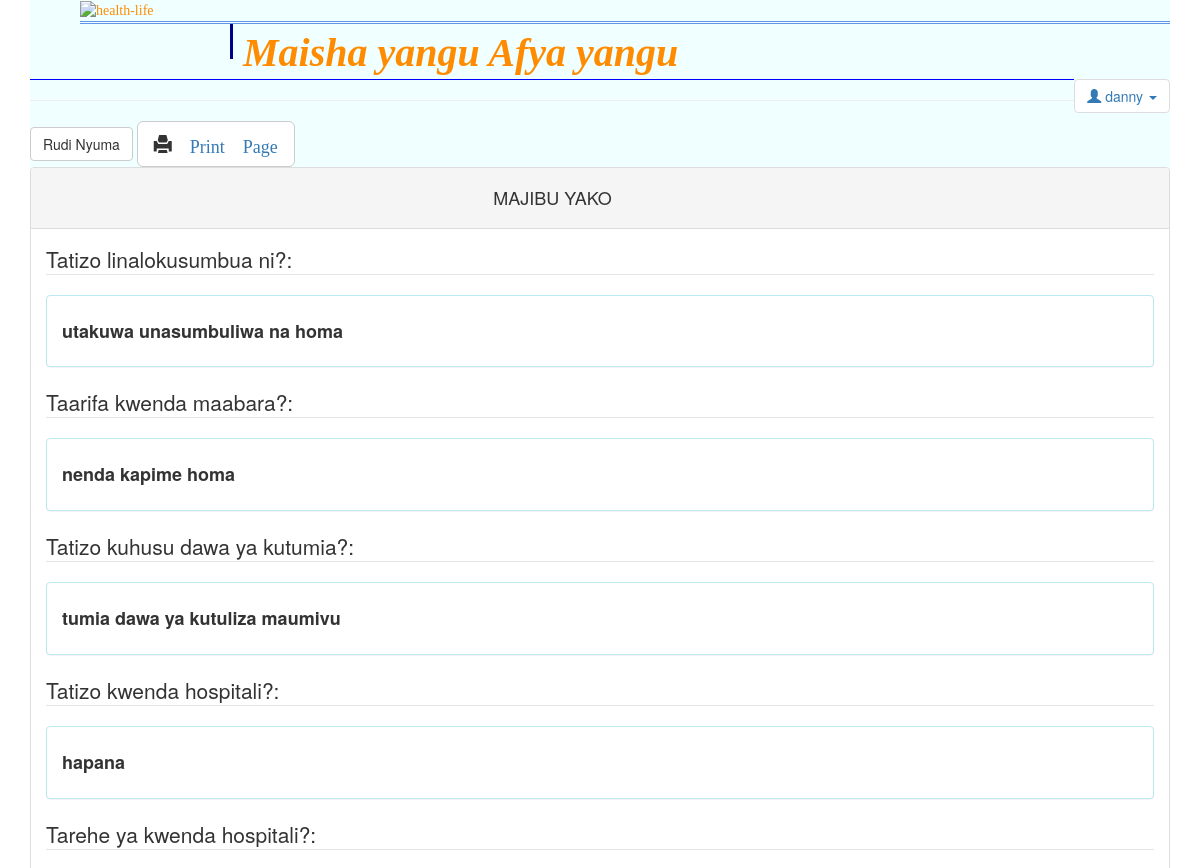
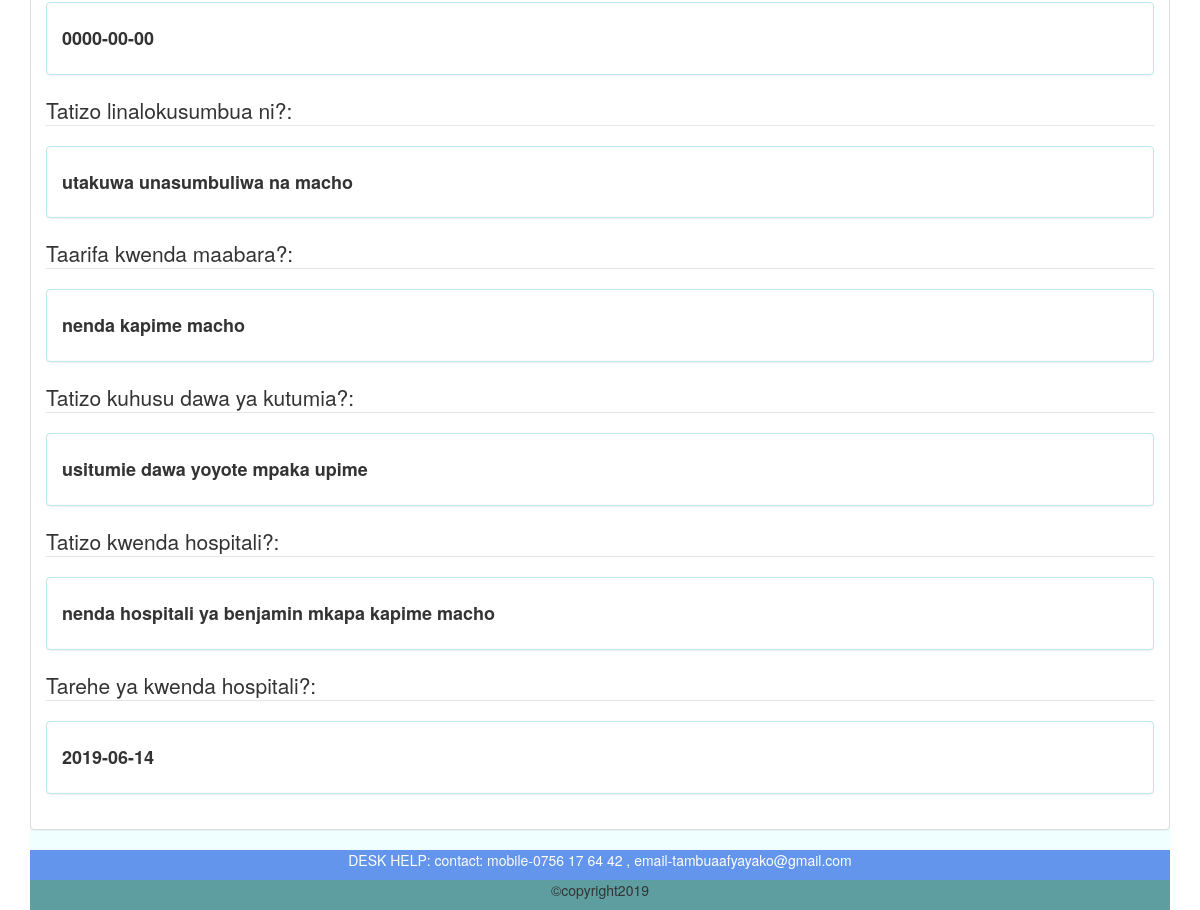
The app's page /index.php?p=feedbackTopatient (signed in) with its own data (2 pictures, top to bottom).
### tables this page shows
CREATE TABLE `consultationfeedback` (
  `id` int(11) NOT NULL,
  `problem` text NOT NULL,
  `laboratory` text NOT NULL,
  `pharmacy` text NOT NULL,
  `appointment` text NOT NULL,
  `appointmentdate` date NOT NULL,
  `did` varchar(50) NOT NULL,
  `pid` varchar(50) NOT NULL
);

### index.php (called while the page is built, shortened)
<?php
     require("includes/template.php");
?>

### pages/feedbackTopatient.php (the view)
        <a href="index.php?p=patientPage"><button type="submit" class="btn btn-default btn-md" >Rudi Nyuma</button></a>
        <button class="btn btn-default btn-lg">
        <span class="glyphicon glyphicon-print">
                <a href="javascript:window.print()">Print Page</a>
        </span>
        </button>
        <div class="panel panel-default">
            <div class="panel-heading">
                <div class="row">
                    <div class="col-md-11">
                        <h4 align="center">MAJIBU YAKO</h4>
                    </div>
                </div>
            </div>
            <div class="panel-body">
                        <form name="sform" method="POST" action="index.php?p=data" enctype="multipart/form-data" onsubmit="return process();">
                                            <?php
                                            $sql="select * from consultationfeedback";
                                            $result=mysqli_query($connect,$sql);
                                            ?>
                                            <?php
                                                 while($data=mysqli_fetch_assoc($result))
                                                 {
                                                     ?>
                                                     <fieldset>
                                                         <legend>Tatizo linalokusumbua ni?:</legend>
                                                     </fieldset>
                                                         <div class="newshome-artice-container">
                                                             <div class="panel panel-info">
                                                               <div class="panel-body">
                                                                 <div class="row">
                                                                   <div class="col-md-12">
                                                                       <h4><strong><?php echo $data["problem"];?></strong></h4>
                                                                     </div>
                                                                   </div>
                                                                 </div>
                                                             </div>
                                                         </div>
                                                     <fieldset>
                                                         <legend>Taarifa kwenda maabara?:</legend>
                                                         <div class="newshome-artice-container">
                                                             <div class="panel panel-info">
                                                             <div class="panel-body">
                                                                 <div class="row">
                                                                   <div class="col-md-12">
                                                                       <h4><strong><?php echo $data["laboratory"];?></strong></h4>
                                                                     </div>
                                                                   </div>
                                                                 </div>
                                                             </div>
                                                         </div>
                                                     </fieldset>
                                                     <fieldset>
                                                         <legend>Tatizo kuhusu dawa ya kutumia?:</legend>
                                                         <div class="newshome-artice-container">
                                                             <div class="panel panel-info">
                                                             <div class="panel-body">
                                                                 <div class="row">
                                                                   <div class="col-md-12">
                                                                       <h4><strong><?php echo $data["pharmacy"];?></strong></h4>
                                                                     </div>
                                                                   </div>
                                                                 </div>
                                                             </div>
                                                         </div>
                                                     </fieldset>
                                                     <fieldset>
                                                         <legend>Tatizo kwenda hospitali?:</legend>
                                                         <div class="newshome-artice-container">
                                                             <div class="panel panel-info">
                                                             <div class="panel-body">
                                                                 <div class="row">
                                                                   <div class="col-md-12">
                                                                       <h4><strong><?php echo $data["appointment"];?></strong></h4>
                                                                     </div>
                                                                   </div>
                                                                 </div>
                                                             </div>
                                                         </div>
                                                     </fieldset>
                                                     <fieldset>
                                                         <legend>Tarehe ya kwenda hospitali?:</legend>
                                                         <div class="newshome-artice-container">
                                                             <div class="panel panel-info">
                                                             <div class="panel-body">
                                                                 <div class="row">
                                                                   <div class="col-md-12">
                                                                       <h4><strong><?php echo $data["appointmentdate"];?></strong></h4>
                                                                     </div>
                                                                   </div>
                                                                 </div>
                                                             </div>
                                                         </div>
                                                     </fieldset>
                                                    <?php
                                                 }
                                            ?>
                            </form>
                </div>
</div>

### records on screen
consultationfeedback: problem "utakuwa unasumbuliwa na homa", laboratory "nenda kapime homa", pharmacy "tumia dawa ya kutuliza maumivu", appointment "hapana", appointmentdate "0000-00-00"
consultationfeedback: problem "utakuwa unasumbuliwa na macho", laboratory "nenda kapime macho", pharmacy "usitumie dawa yoyote mpaka upime", appointment "nenda hospitali ya benjamin mkapa kapime macho", appointmentdate "2019-06-14"
